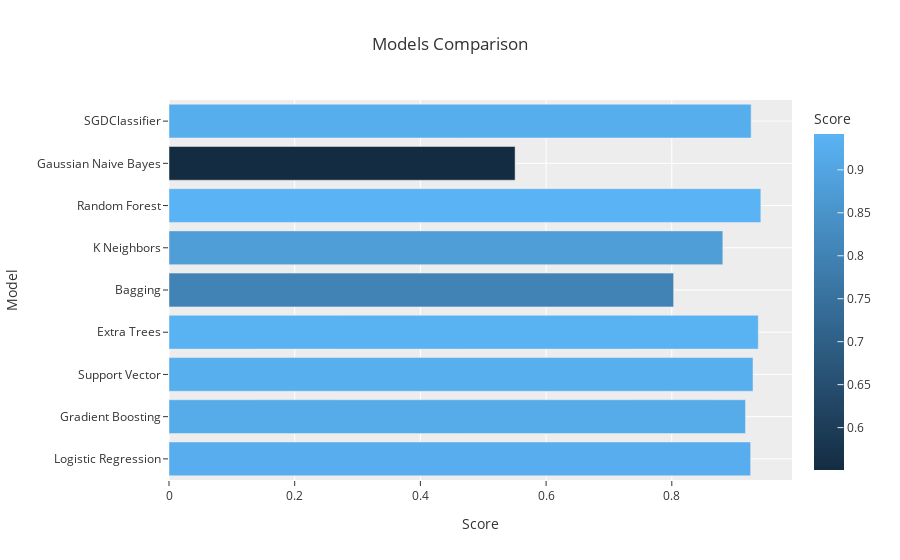

The code cell stored with this chart in its notebook:
### Code cell
px.bar(data_frame = models, x = 'Score', y = 'Model', color = 'Score', template = 'ggplot2', title = 'Models Comparison')

### Figure 1 — Plotly figure (JSON) as saved in the notebook; plotly's stock layout.template omitted (floating-point values rounded to 4 significant figures)
{"data": [{"alignmentgroup": "True", "hovertemplate": "Score=%{marker.color}<br>Model=%{y}<extra></extra>", "legendgroup": "", "marker": {"color": [0.9254, 0.9173, 0.9292, 0.9376, 0.8029, 0.8812, 0.9417, 0.5507, 0.9262], "coloraxis": "coloraxis", "pattern": {"shape": ""}}, "name": "", "offsetgroup": "", "orientation": "h", "showlegend": false, "textposition": "auto", "type": "bar", "x": [0.9254, 0.9173, 0.9292, 0.9376, 0.8029, 0.8812, 0.9417, 0.5507, 0.9262], "xaxis": "x", "y": ["Logistic Regression", "Gradient Boosting", "Support Vector", "Extra Trees", "Bagging", "K Neighbors", "Random Forest", "Gaussian Naive Bayes", "SGDClassifier"], "yaxis": "y"}], "layout": {"barmode": "relative", "coloraxis": {"colorbar": {"title": {"text": "Score"}}, "colorscale": [[0, "rgb(20,44,66)"], [1, "rgb(90,179,244)"]]}, "legend": {"tracegroupgap": 0}, "title": {"text": "Models Comparison"}, "xaxis": {"anchor": "y", "domain": [0, 1], "title": {"text": "Score"}}, "yaxis": {"anchor": "x", "domain": [0, 1], "title": {"text": "Model"}}}}
